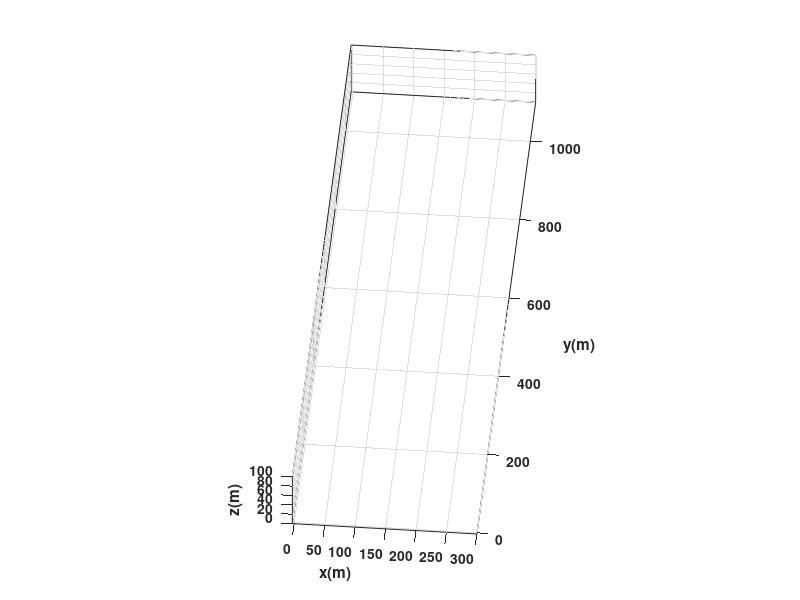

Write the MATLAB code that produced this figure. (Note: this script raises an error after producing the figure.)
clear
close all
clc

%%%%%%%%%%%%%%%%%%%%%%%%%%%%%% TIEMPO %%%%%%%%%%%%%%%%%%%%%%%%%%%%%%%%%%%%%

tf = 10;             % Tiempo de simulacion (ajustado al dominio)
ts = 0.1;            
t = 0: ts: tf;       
N = length(t);       

%%%%%%%%%%%%%%%%%%%%%%%% CONDICIONES INICIALES %%%%%%%%%%%%%%%%%%%%%%%%%%%%

x1 = zeros(1,N+1);  
y1 = zeros(1,N+1);  
phi = zeros(1,N+1); 

% Condiciones de la trayectoria específicas
x1(1) = 0;              
y1(1) = 1;              
phi(1) = atan(2);       

%%%%%%%%%%%%%%%%%%%%%%%%%%%% PUNTO DE CONTROL %%%%%%%%%%%%%%%%%%%%%%%%%%%%%

hx = zeros(1,N+1);  
hy = zeros(1,N+1);  

hx(1) = x1(1);
hy(1) = y1(1);

%%%%%%%%%%%%%%%%%%%%%% VELOCIDADES DE REFERENCIA %%%%%%%%%%%%%%%%%%%%%%%%%%

u = zeros(1,N); % velocidad lineal
w = zeros(1,N); % velocidad angular

for k = 1:N
    
    tk = t(k);
    
    dx = 1;
    dy = 3*tk^2 + 2;
    
    % Velocidad lineal
    u(k) = sqrt(dx^2 + dy^2);
    
    % Velocidad angular
    w(k) = (6*tk) / (1 + (3*tk^2 + 2)^2);
    
end

%%%%%%%%%%%%%%%%%%%%%%%%% BUCLE DE SIMULACION %%%%%%%%%%%%%%%%%%%%%%%%%%%%%%%%

for k=1:N 
    
    phi(k+1)=phi(k)+w(k)*ts; % Integral numérica (método de Euler)
    
    %%%%%%%%%%%%%%%%%%%%% MODELO CINEMATICO %%%%%%%%%%%%%%%%%%%%%%%%%
    %Aplicamos el modelo cinemático diferencial para obtener las
    %velocidades en x, y, phi
    xp1=u(k)*cos(phi(k+1)); 
    yp1=u(k)*sin(phi(k+1));
    phip= w(k)

    x1(k+1)=x1(k) + xp1*ts ; % Integral numérica (método de Euler)
    y1(k+1)=y1(k) + yp1*ts ; % Integral numérica (método de Euler)
    
    
    % Posicion del robot con respecto al punto de control
    hx(k+1)=x1(k+1); 
    hy(k+1)=y1(k+1);

end

%%%%%%%%%%%%%%%%%%%%%%%%%%%%% SIMULACION VIRTUAL 3D %%%%%%%%%%%%%%%%%%%%%%%%%%%%

% a) Configuracion de escena

scene=figure;  % Crear figura (Escena)
set(scene,'Color','white'); % Color del fondo de la escena
set(gca,'FontWeight','bold') ;% Negrilla en los ejes y etiquetas
sizeScreen=get(0,'ScreenSize'); % Retorna el tamaño de la pantalla del computador
set(scene,'position',sizeScreen); % Congigurar tamaño de la figura
camlight('headlight'); % Luz para la escena
axis equal; % Establece la relación de aspecto para que las unidades de datos sean las mismas en todas las direcciones.
grid on; % Mostrar líneas de cuadrícula en los ejes
box on; % Mostrar contorno de ejes
xlabel('x(m)'); ylabel('y(m)'); zlabel('z(m)'); % Etiqueta de los eje

view([5 40]); % Orientacion de la figura
axis([-3 300 -3 1100 0 100]); % Ingresar limites minimos y maximos en los ejes x y z [minX maxX minY maxY minZ maxZ]

% b) Graficar robots en la posicion inicial
scale = 110;
MobileRobot_5;
H1=MobilePlot_4(x1(1),y1(1),phi(1),scale);hold on;

% c) Graficar Trayectorias
H2=plot3(hx(1),hy(1),0,'r','lineWidth',2);

% d) Bucle de simulacion de movimiento del robot

step=1; % pasos para simulacion

for k=1:step:N

    delete(H1);    
    delete(H2);
    
    H1=MobilePlot_4(x1(k),y1(k),phi(k),scale);
    H2=plot3(hx(1:k),hy(1:k),zeros(1,k),'r','lineWidth',2);
    
    pause(ts);

end

%%%%%%%%%%%%%%%%%%%%%%%%%%%%% Graficas %%%%%%%%%%%%%%%%%%%%%%%%%%%%
graph=figure;  % Crear figura (Escena)
set(graph,'position',sizeScreen); % Congigurar tamaño de la figura
subplot(211)
plot(t,u,'b','LineWidth',2),grid('on'),xlabel('Tiempo [s]'),ylabel('m/s'),legend('u');
subplot(212)
plot(t,w,'r','LineWidth',2),grid('on'),xlabel('Tiempo [s]'),ylabel('[rad/s]'),legend('w');
